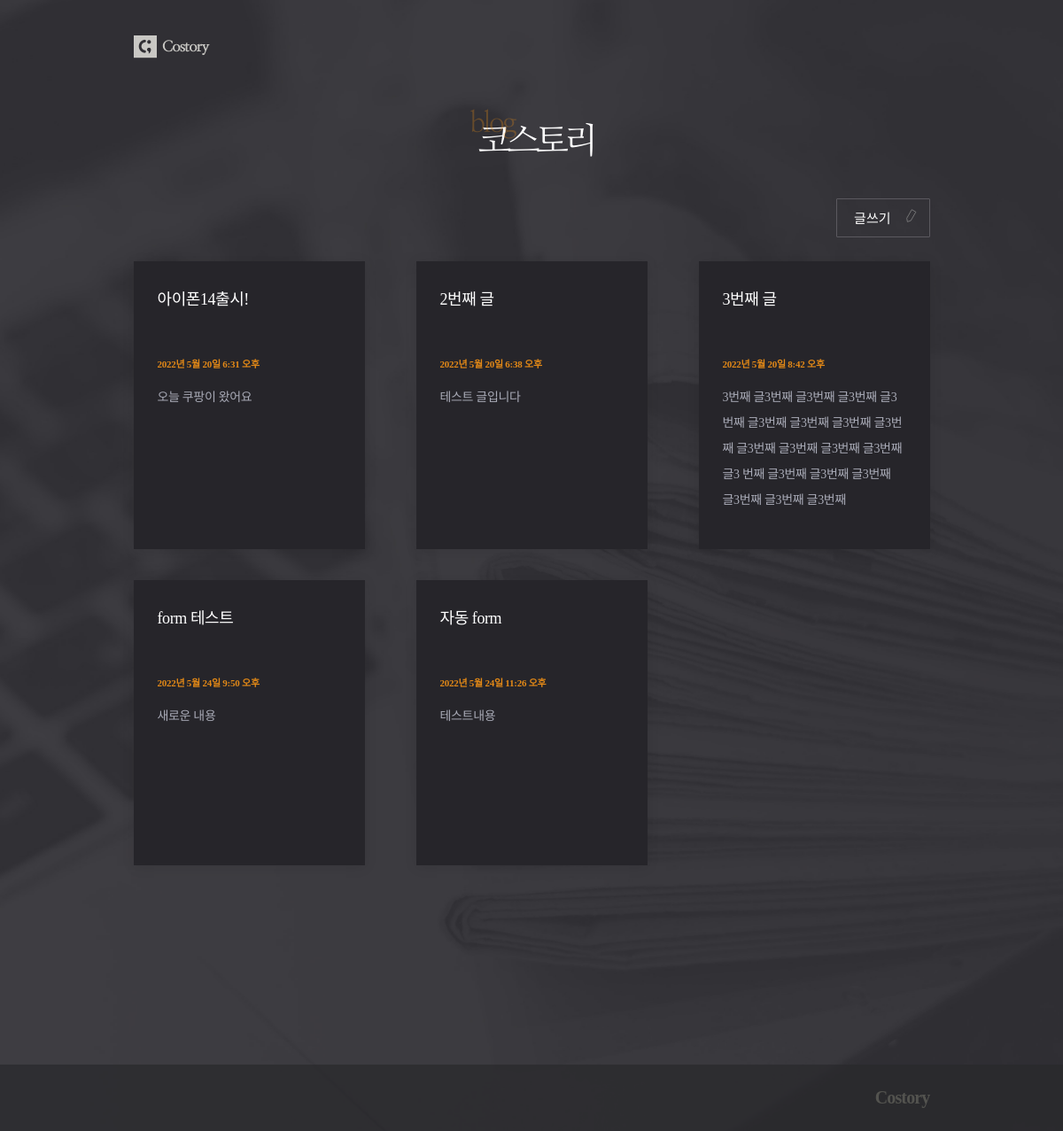
/posts/, run on an earlier commit of the app's database.
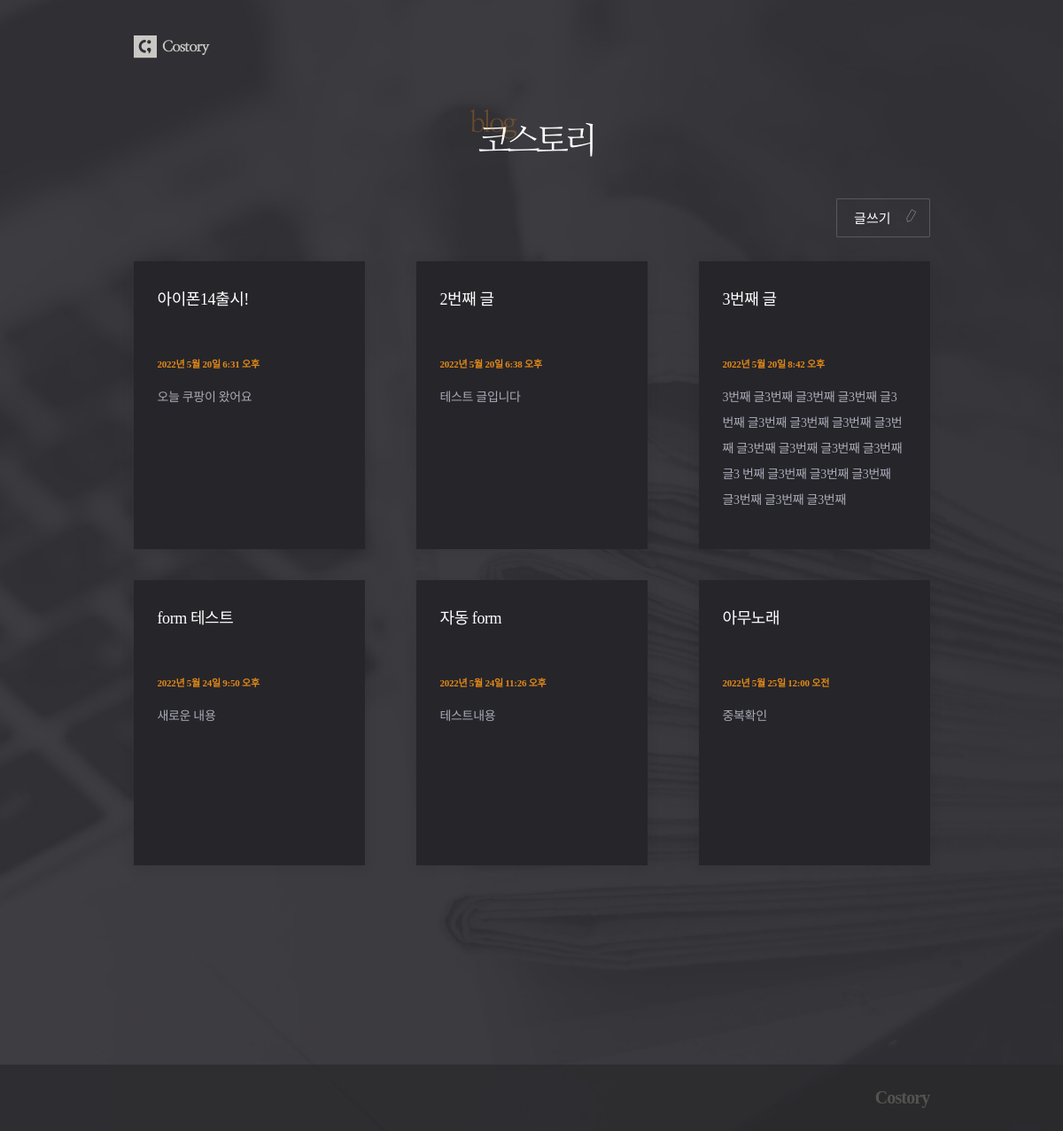
And on a later commit of the database.
### posts/models.py (models this page shows, shortened)
class Post(models.Model):
    title = models.CharField(max_length=50, unique=True, error_messages={'unique' : "중복된 제목입니다."})
    content = models.TextField(validators=[MinLengthValidator(10, "10자 이상 적어주세요"), validate_symbols])
    dt_create = models.DateTimeField(verbose_name="Date Create", auto_now_add=True)
    dt_modified = models.DateTimeField(verbose_name="Date Modified", auto_now=True)

### posts/views.py (the view)
# urls.py: path('posts/', views.post_list, name='post-list'),
def post_list(request):
    posts = Post.objects.all()
    context = {'posts' : posts}
    return render(request, 'posts/post_list.html', context)

### posts/templates/posts/post_list.html
{% extends './base.html' %}
{% load static %}
{% block css %}
    <link rel="stylesheet" href="{% static 'posts/css/post_list.css' %}">
{% endblock css %}
{% block logo_text %}
    <div id="header">
        <div class="container">
            <h1><img src="{% static 'posts/images/headertxt.png' %}"></h1>
        </div>
    </div>
{% endblock logo_text %}
{% block content %}
    <div class='btn_post'>
        <a href="{% url 'post-create' %}">글쓰기</a>
    </div>
    <div class="post_container">
        {% for post in posts %}
            <div class="post"><a href="{% url 'post-detail' post.id %}">
                <h2 class="title">{{post.title}}</h2>
                <p class="date">{{post.dt_create}}</p>
                <p class="text">{{post.content|slice:"100"}}</p>
            </a></div>
        {% endfor %}
    </div>
{% endblock content %}

What changed in the data, as far as the page shows it:
added Post: title "아무노래", dt_create "2022년 5월 25일 12:00 오전", content "중복확인"
